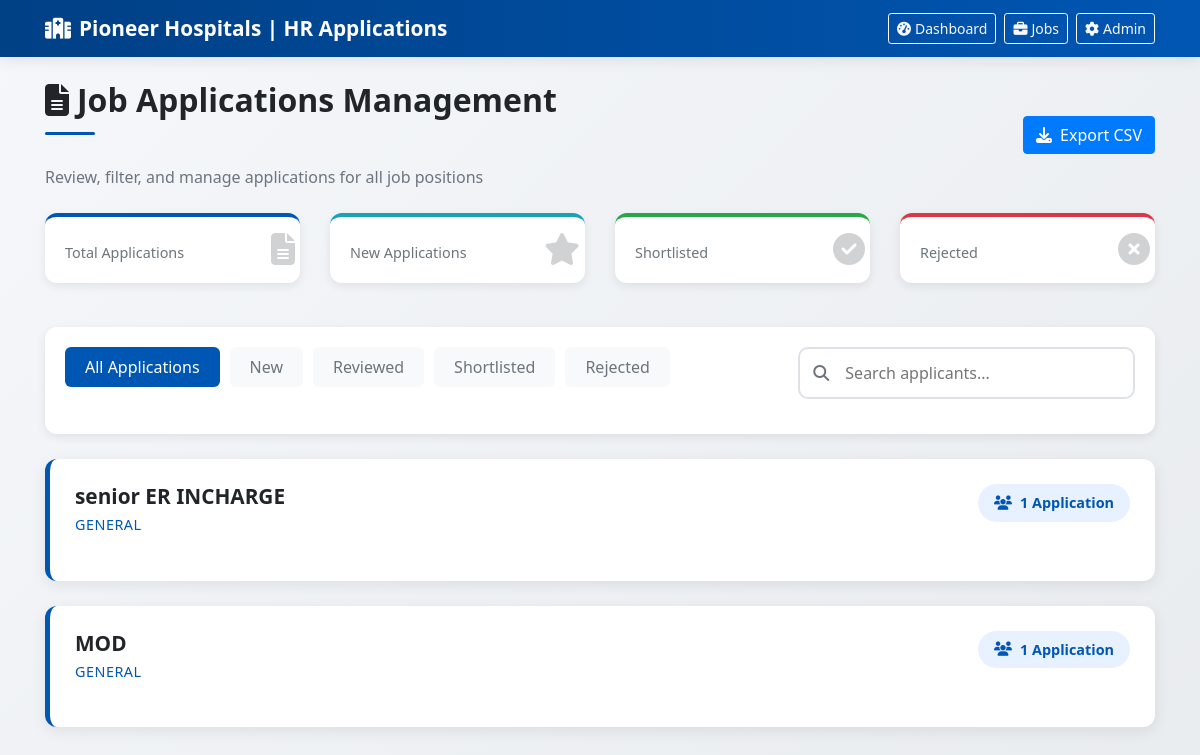
Screenshot of /hr/applications/ with the database file from the repository.
### base/models.py (models this page shows, shortened)
class jobnotification(models.Model):
    status_choices = (
        ('open', 'Open'),
        ('closed', 'Closed'),
    )
    experiance_choices = (
        ('Fresher', 'Fresher'),
        ('1-3 years', '1-3 years'),
        ('3-5 years', '3-5 years'),
        ('5+ years', '5+ years'),
    )
    job_type=(
        ('full-time','Full-Time'),
        ('part-time','Part-Time'),
    )
    title = models.CharField(max_length=200)
    description = models.TextField()
    job_type = models.CharField(max_length=20, choices=job_type, default='full-time')
    location = models.CharField(max_length=100)
    vaccancy_count = models.IntegerField()
    status = models.CharField(max_length=10, choices=status_choices, default='open')
    created_at = models.DateTimeField(auto_now_add=True)
    deadline = models.DateField()
    salary = models.CharField(max_length=100)
    is_published = models.BooleanField(default=False)
    experiance=models.CharField(max_length=20, choices=experiance_choices, default='Fresher')

### base/views.py (the view)
# urls.py: path('hr/applications/', views.hr_all_applications, name='hr_all_applications'),
def hr_all_applications(request):
    jobs = jobnotification.objects.prefetch_related('applications')
    return render(request, 'job_applications.html', {
        'jobs': jobs
    })

### base/templates/job_applications.html (shortened to what this page needs)
<!DOCTYPE html>
<html lang="en">
<head>
    <link rel="stylesheet" href="https://cdn.jsdelivr.net/npm/bootstrap@4.6.2/dist/css/bootstrap.min.css">
    <link rel="stylesheet" href="https://cdnjs.cloudflare.com/ajax/libs/font-awesome/6.4.0/css/all.min.css">
    <link rel="stylesheet" href="https://cdn.datatables.net/1.13.6/css/dataTables.bootstrap4.min.css">
</head>
<body>
    <nav class="navbar navbar-hr navbar-dark">
        <div class="container">
            <a class="navbar-brand" href="/">
                <i class="fas fa-hospital mr-2"></i>Pioneer Hospitals | HR Applications
            </a>
            <div class="d-flex align-items-center">
                <a href="{% url 'hr_dashboard' %}" class="btn btn-outline-light btn-sm mr-2">
                    <i class="fas fa-tachometer-alt mr-1"></i>Dashboard
                </a>
                <a href="{% url 'job_notification' %}" class="btn btn-outline-light btn-sm mr-2">
                    <i class="fas fa-briefcase mr-1"></i>Jobs
                </a>
                <a href="/admin/" class="btn btn-outline-light btn-sm">
                    <i class="fas fa-cog mr-1"></i>Admin
                </a>
            </div>
        </div>
    </nav>
    <div class="container mt-4">
        <div class="d-flex justify-content-between align-items-center mb-4">
            <div>
                <h2 class="page-title">
                    <i class="fas fa-file-alt mr-2"></i>Job Applications Management
                </h2>
                <p class="text-muted mb-0">Review, filter, and manage applications for all job positions</p>
            </div>
            <div>
                <button class="btn btn-primary" onclick="exportApplications()">
                    <i class="fas fa-download mr-2"></i>Export CSV
                </button>
            </div>
        </div>
        <div class="row mb-4">
            <div class="col-md-3">
                <div class="stats-card total">
                    <div class="stats-label">Total Applications</div>
                    <i class="fas fa-file-alt stats-icon"></i>
                </div>
            </div>
            <div class="col-md-3">
                <div class="stats-card new">
                    <div class="stats-label">New Applications</div>
                    <i class="fas fa-star stats-icon"></i>
                </div>
            </div>
            <div class="col-md-3">
                <div class="stats-card shortlisted">
                    <div class="stats-label">Shortlisted</div>
                    <i class="fas fa-check-circle stats-icon"></i>
                </div>
            </div>
            <div class="col-md-3">
                <div class="stats-card rejected">
                    <div class="stats-label">Rejected</div>
                    <i class="fas fa-times-circle stats-icon"></i>
                </div>
            </div>
        </div>
        <div class="filter-section">
            <div class="row">
                <div class="col-md-8">
                    <div class="filter-tabs">
                        <button class="filter-tab active" data-filter="all">All Applications</button>
                        <button class="filter-tab" data-filter="new">New</button>
                        <button class="filter-tab" data-filter="reviewed">Reviewed</button>
                        <button class="filter-tab" data-filter="shortlisted">Shortlisted</button>
                        <button class="filter-tab" data-filter="rejected">Rejected</button>
                    </div>
                </div>
                <div class="col-md-4">
                    <div class="search-box">
                        <i class="fas fa-search"></i>
                        <input type="text" id="applicantSearch" placeholder="Search applicants...">
                    </div>
                </div>
            </div>
        </div>
        <div id="applicationsList">
            {% if jobs %}
                {% for job in jobs %}
                    <div class="job-card" data-job-id="{{ job.id }}">
                        <div class="job-header" onclick="toggleApplications('{{ job.id }}')">
                            <div>
                                <h3 class="job-title">{{ job.title }}</h3>
                                <div class="job-department">{{ job.department|default:"General" }}</div>
                            </div>
                            <div class="application-count">
                                <i class="fas fa-users"></i>
                                {{ job.applications.count }} Application{% if job.applications.count != 1 %}s{% endif %}
                            </div>
                        </div>
                    </div>
                {% endfor %}
            {% endif %}
        </div>
    </div>
</body>
</html>

### base/templates/job_applications.html (style rules this page uses)
:root { --primary: #0056b3; --primary-dark: #004085; --primary-light: #e7f1ff; --secondary: #6c757d; --success: #28a745; --danger: #dc3545; --warning: #ffc107; --info: #17a2b8; --light: #f8f9fa; --dark: #212529; }
body { background: linear-gradient(135deg, #f5f7fb 0%, #e9ecef 100%); font-family: 'Segoe UI', 'Roboto', sans-serif; min-height: 100vh; padding-bottom: 50px; }
.navbar-hr { background: linear-gradient(90deg, var(--primary-dark), var(--primary)); box-shadow: 0 2px 15px rgba(0, 0, 0, 0.1); }
.navbar-brand { font-weight: 700; font-size: 1.3rem; }
.page-title { color: var(--dark); font-weight: 600; position: relative; padding-bottom: 15px; margin-bottom: 30px; }
.page-title:after { content: ''; position: absolute; bottom: 0; left: 0; width: 50px; height: 3px; background: var(--primary); border-radius: 2px; }
.stats-card { background: white; border-radius: 12px; padding: 20px; margin-bottom: 20px; box-shadow: 0 3px 10px rgba(0, 0, 0, 0.08); border-top: 4px solid; transition: transform 0.3s ease; }
.stats-card.total { border-top-color: var(--primary); }
.stats-card.new { border-top-color: var(--info); }
.stats-card.shortlisted { border-top-color: var(--success); }
.stats-card.rejected { border-top-color: var(--danger); }
.stats-label { color: var(--secondary); font-size: 0.9rem; font-weight: 500; }
.stats-icon { font-size: 2rem; opacity: 0.2; position: absolute; right: 20px; top: 20px; }
.job-card { background: white; border-radius: 12px; padding: 25px; margin-bottom: 25px; box-shadow: 0 4px 15px rgba(0, 0, 0, 0.08); border-left: 5px solid var(--primary); transition: all 0.3s ease; }
.job-header { display: flex; justify-content: space-between; align-items: flex-start; margin-bottom: 20px; cursor: pointer; }
.job-title { font-size: 1.3rem; font-weight: 600; color: var(--dark); margin-bottom: 5px; }
.job-department { color: var(--primary); font-weight: 500; font-size: 0.9rem; text-transform: uppercase; letter-spacing: 0.5px; }
.application-count { background: var(--primary-light); color: var(--primary); padding: 8px 16px; border-radius: 20px; font-size: 0.9rem; font-weight: 600; display: flex; align-items: center; gap: 8px; }
.filter-section { background: white; border-radius: 12px; padding: 20px; margin-bottom: 25px; box-shadow: 0 3px 10px rgba(0, 0, 0, 0.08); }
.filter-tabs { display: flex; gap: 10px; flex-wrap: wrap; margin-bottom: 20px; }
.filter-tab { padding: 8px 20px; border-radius: 6px; font-weight: 500; cursor: pointer; transition: all 0.3s ease; border: none; background: var(--light); color: var(--secondary); }
.filter-tab.active { background: var(--primary); color: white; }
.search-box { position: relative; margin-bottom: 15px; }
.search-box input { width: 100%; padding: 12px 20px 12px 45px; border: 2px solid #dee2e6; border-radius: 10px; font-size: 1rem; transition: all 0.3s; }
.search-box i { position: absolute; left: 15px; top: 50%; transform: translateY(-50%); color: var(--secondary); }

### rows the page displays
jobnotification: title "senior ER INCHARGE", department "GENERAL", applications.count "1"
jobnotification: title "MOD", department "GENERAL", applications.count "1"
